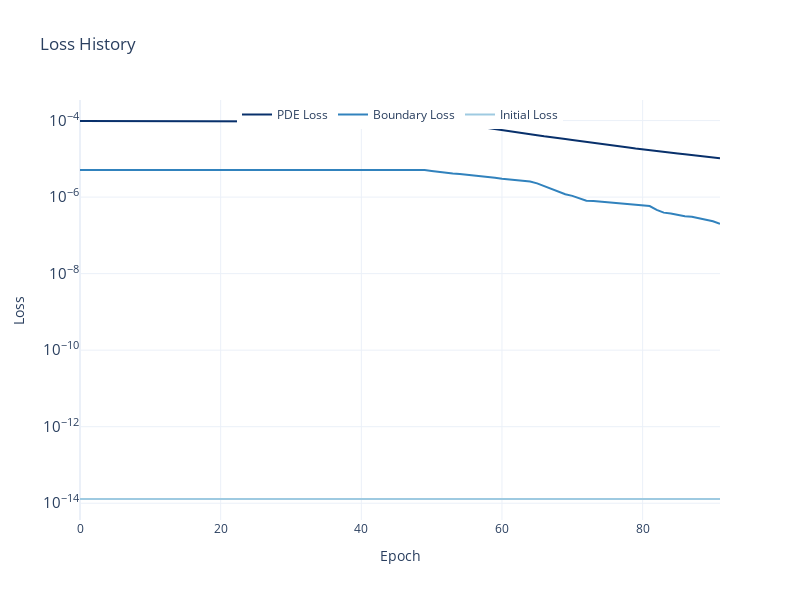

The notebook cell saved with this chart:
### Code cell
with_anzats = trainer.closure.get_state()
plot_loss(with_anzats, smooth=True, smooth_window=50)

anzats_l2 = compare_with_mc(model, params, n_prices=200,
                            n_simulations=50_000, dtype=dtype, device=device, seed=42)['l2_rel_error']
print("L2 Error: ", anzats_l2*100)
